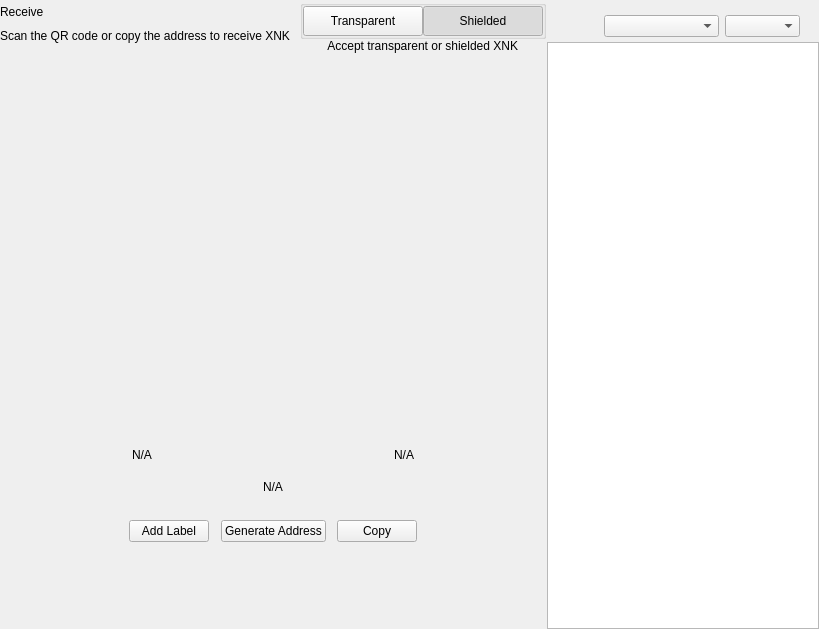
<?xml version="1.0" encoding="UTF-8"?>
<ui version="4.0">
 <class>ReceiveWidget</class>
 <widget class="QWidget" name="ReceiveWidget">
  <property name="geometry">
   <rect>
    <x>0</x>
    <y>0</y>
    <width>819</width>
    <height>629</height>
   </rect>
  </property>
  <property name="minimumSize">
   <size>
    <width>0</width>
    <height>0</height>
   </size>
  </property>
  <property name="windowTitle">
   <string>Form</string>
  </property>
  <layout class="QHBoxLayout" name="horizontalLayout_2" stretch="2,1">
   <property name="spacing">
    <number>0</number>
   </property>
   <property name="leftMargin">
    <number>0</number>
   </property>
   <property name="topMargin">
    <number>0</number>
   </property>
   <property name="rightMargin">
    <number>0</number>
   </property>
   <property name="bottomMargin">
    <number>0</number>
   </property>
   <item>
    <widget class="QWidget" name="left" native="true">
     <layout class="QVBoxLayout" name="verticalLayout_3">
      <property name="leftMargin">
       <number>0</number>
      </property>
      <property name="topMargin">
       <number>0</number>
      </property>
      <property name="rightMargin">
       <number>0</number>
      </property>
      <property name="bottomMargin">
       <number>0</number>
      </property>
      <item>
       <layout class="QVBoxLayout" name="verticalLayout_2">
        <property name="spacing">
         <number>0</number>
        </property>
        <property name="leftMargin">
         <number>0</number>
        </property>
        <item>
         <layout class="QHBoxLayout" name="horizontalLayout_3">
          <property name="spacing">
           <number>0</number>
          </property>
          <item>
           <layout class="QVBoxLayout" name="verticalLayout_4">
            <property name="spacing">
             <number>5</number>
            </property>
            <item>
             <widget class="QLabel" name="labelTitle">
              <property name="text">
               <string>Receive</string>
              </property>
             </widget>
            </item>
            <item alignment="Qt::AlignTop">
             <widget class="QLabel" name="labelSubtitle1">
              <property name="text">
               <string>Scan the QR code or copy the address to receive XNK</string>
              </property>
             </widget>
            </item>
           </layout>
          </item>
          <item>
           <spacer name="horizontalSpacer">
            <property name="orientation">
             <enum>Qt::Horizontal</enum>
            </property>
            <property name="sizeHint" stdset="0">
             <size>
              <width>40</width>
              <height>20</height>
             </size>
            </property>
           </spacer>
          </item>
          <item>
           <widget class="QWidget" name="containerViewPrivacyChecks" native="true">
            <layout class="QVBoxLayout" name="containerPrivacyChecks">
             <property name="spacing">
              <number>0</number>
             </property>
             <property name="leftMargin">
              <number>0</number>
             </property>
             <property name="topMargin">
              <number>0</number>
             </property>
             <property name="rightMargin">
              <number>0</number>
             </property>
             <property name="bottomMargin">
              <number>0</number>
             </property>
             <item alignment="Qt::AlignHCenter|Qt::AlignVCenter">
              <widget class="QGroupBox" name="groupBox">
               <property name="title">
                <string/>
               </property>
               <layout class="QHBoxLayout" name="horizontalLayout_2_1">
                <property name="spacing">
                 <number>0</number>
                </property>
                <property name="leftMargin">
                 <number>0</number>
                </property>
                <property name="topMargin">
                 <number>0</number>
                </property>
                <property name="rightMargin">
                 <number>0</number>
                </property>
                <property name="bottomMargin">
                 <number>0</number>
                </property>
                <item>
                 <widget class="QPushButton" name="pushLeft">
                  <property name="minimumSize">
                   <size>
                    <width>120</width>
                    <height>30</height>
                   </size>
                  </property>
                  <property name="maximumSize">
                   <size>
                    <width>120</width>
                    <height>30</height>
                   </size>
                  </property>
                  <property name="focusPolicy">
                   <enum>Qt::NoFocus</enum>
                  </property>
                  <property name="text">
                   <string>Transparent</string>
                  </property>
                  <property name="checkable">
                   <bool>true</bool>
                  </property>
                  <property name="autoExclusive">
                   <bool>true</bool>
                  </property>
                 </widget>
                </item>
                <item>
                 <widget class="QPushButton" name="pushRight">
                  <property name="minimumSize">
                   <size>
                    <width>120</width>
                    <height>30</height>
                   </size>
                  </property>
                  <property name="maximumSize">
                   <size>
                    <width>120</width>
                    <height>30</height>
                   </size>
                  </property>
                  <property name="focusPolicy">
                   <enum>Qt::NoFocus</enum>
                  </property>
                  <property name="text">
                   <string>Shielded</string>
                  </property>
                  <property name="checkable">
                   <bool>true</bool>
                  </property>
                  <property name="checked">
                   <bool>true</bool>
                  </property>
                  <property name="autoExclusive">
                   <bool>true</bool>
                  </property>
                 </widget>
                </item>
               </layout>
              </widget>
             </item>
             <item alignment="Qt::AlignHCenter|Qt::AlignTop">
              <widget class="QLabel" name="labelSubtitle2">
               <property name="text">
                <string>Accept transparent or shielded XNK</string>
               </property>
               <property name="alignment">
                <set>Qt::AlignRight|Qt::AlignTrailing|Qt::AlignVCenter</set>
               </property>
              </widget>
             </item>
            </layout>
           </widget>
          </item>
         </layout>
        </item>
        <item>
         <spacer name="verticalSpacer_2">
          <property name="orientation">
           <enum>Qt::Vertical</enum>
          </property>
          <property name="sizeType">
           <enum>QSizePolicy::Expanding</enum>
          </property>
          <property name="sizeHint" stdset="0">
           <size>
            <width>20</width>
            <height>50</height>
           </size>
          </property>
         </spacer>
        </item>
        <item alignment="Qt::AlignHCenter">
         <widget class="QWidget" name="layoutQR" native="true">
          <property name="maximumSize">
           <size>
            <width>510</width>
            <height>16777215</height>
           </size>
          </property>
          <layout class="QVBoxLayout" name="verticalLayoutQr">
           <item>
            <spacer name="verticalSpacer11">
             <property name="orientation">
              <enum>Qt::Vertical</enum>
             </property>
             <property name="sizeType">
              <enum>QSizePolicy::Fixed</enum>
             </property>
             <property name="sizeHint" stdset="0">
              <size>
               <width>20</width>
               <height>20</height>
              </size>
             </property>
            </spacer>
           </item>
           <item alignment="Qt::AlignHCenter">
            <widget class="QLabel" name="labelQrImg">
             <property name="minimumSize">
              <size>
               <width>260</width>
               <height>260</height>
              </size>
             </property>
             <property name="maximumSize">
              <size>
               <width>260</width>
               <height>260</height>
              </size>
             </property>
             <property name="text">
              <string/>
             </property>
             <property name="alignment">
              <set>Qt::AlignCenter</set>
             </property>
            </widget>
           </item>
           <item>
            <spacer name="verticalSpacer_21">
             <property name="orientation">
              <enum>Qt::Vertical</enum>
             </property>
             <property name="sizeType">
              <enum>QSizePolicy::Fixed</enum>
             </property>
             <property name="sizeHint" stdset="0">
              <size>
               <width>20</width>
               <height>30</height>
              </size>
             </property>
            </spacer>
           </item>
           <item>
            <widget class="QWidget" name="widget" native="true">
             <property name="minimumSize">
              <size>
               <width>0</width>
               <height>0</height>
              </size>
             </property>
             <layout class="QHBoxLayout" name="horizontalLayout_5">
              <item>
               <widget class="QLabel" name="labelLabel">
                <property name="text">
                 <string notr="true">N/A</string>
                </property>
               </widget>
              </item>
              <item>
               <spacer name="horizontalSpacer_2">
                <property name="orientation">
                 <enum>Qt::Horizontal</enum>
                </property>
                <property name="sizeHint" stdset="0">
                 <size>
                  <width>141</width>
                  <height>20</height>
                 </size>
                </property>
               </spacer>
              </item>
              <item>
               <widget class="QLabel" name="labelDate">
                <property name="text">
                 <string notr="true">N/A</string>
                </property>
                <property name="alignment">
                 <set>Qt::AlignRight|Qt::AlignTrailing|Qt::AlignVCenter</set>
                </property>
               </widget>
              </item>
             </layout>
            </widget>
           </item>
           <item>
            <widget class="QLabel" name="labelAddress">
             <property name="sizePolicy">
              <sizepolicy hsizetype="Expanding" vsizetype="Preferred">
               <horstretch>0</horstretch>
               <verstretch>0</verstretch>
              </sizepolicy>
             </property>
             <property name="minimumSize">
              <size>
               <width>300</width>
               <height>0</height>
              </size>
             </property>
             <property name="text">
              <string notr="true">N/A</string>
             </property>
             <property name="alignment">
              <set>Qt::AlignCenter</set>
             </property>
            </widget>
           </item>
           <item>
            <spacer name="verticalSpacer_4">
             <property name="orientation">
              <enum>Qt::Vertical</enum>
             </property>
             <property name="sizeType">
              <enum>QSizePolicy::Fixed</enum>
             </property>
             <property name="sizeHint" stdset="0">
              <size>
               <width>20</width>
               <height>20</height>
              </size>
             </property>
            </spacer>
           </item>
           <item>
            <layout class="QHBoxLayout" name="horizontalLayout_4">
             <item alignment="Qt::AlignHCenter">
              <widget class="QPushButton" name="pushButtonLabel">
               <property name="focusPolicy">
                <enum>Qt::NoFocus</enum>
               </property>
               <property name="text">
                <string>Add Label</string>
               </property>
              </widget>
             </item>
             <item alignment="Qt::AlignHCenter">
              <widget class="QPushButton" name="pushButtonNewAddress">
               <property name="focusPolicy">
                <enum>Qt::NoFocus</enum>
               </property>
               <property name="text">
                <string>Generate Address</string>
               </property>
              </widget>
             </item>
             <item alignment="Qt::AlignHCenter">
              <widget class="QPushButton" name="pushButtonCopy">
               <property name="focusPolicy">
                <enum>Qt::NoFocus</enum>
               </property>
               <property name="text">
                <string>Copy</string>
               </property>
              </widget>
             </item>
            </layout>
           </item>
           <item>
            <spacer name="verticalSpacer_3">
             <property name="orientation">
              <enum>Qt::Vertical</enum>
             </property>
             <property name="sizeType">
              <enum>QSizePolicy::Expanding</enum>
             </property>
             <property name="sizeHint" stdset="0">
              <size>
               <width>20</width>
               <height>20</height>
              </size>
             </property>
            </spacer>
           </item>
          </layout>
         </widget>
        </item>
        <item>
         <spacer name="verticalSpacer">
          <property name="orientation">
           <enum>Qt::Vertical</enum>
          </property>
          <property name="sizeHint" stdset="0">
           <size>
            <width>20</width>
            <height>40</height>
           </size>
          </property>
         </spacer>
        </item>
       </layout>
      </item>
     </layout>
    </widget>
   </item>
   <item>
    <widget class="QWidget" name="right" native="true">
     <layout class="QVBoxLayout" name="verticalLayout_5">
      <property name="spacing">
       <number>0</number>
      </property>
      <property name="leftMargin">
       <number>1</number>
      </property>
      <property name="topMargin">
       <number>0</number>
      </property>
      <property name="rightMargin">
       <number>0</number>
      </property>
      <property name="bottomMargin">
       <number>0</number>
      </property>
      <item>
       <layout class="QVBoxLayout" name="container_right">
        <property name="spacing">
         <number>0</number>
        </property>
        <property name="leftMargin">
         <number>0</number>
        </property>
        <property name="rightMargin">
         <number>0</number>
        </property>
        <item>
         <layout class="QVBoxLayout" name="verticalLayout">
          <property name="spacing">
           <number>6</number>
          </property>
          <property name="leftMargin">
           <number>19</number>
          </property>
          <property name="rightMargin">
           <number>19</number>
          </property>
          <item>
           <widget class="OptionButton" name="btnRequest" native="true"/>
          </item>
          <item>
           <widget class="OptionButton" name="btnMyAddresses" native="true">
            <property name="sizePolicy">
             <sizepolicy hsizetype="Preferred" vsizetype="Minimum">
              <horstretch>0</horstretch>
              <verstretch>0</verstretch>
             </sizepolicy>
            </property>
           </widget>
          </item>
         </layout>
        </item>
        <item>
         <widget class="QWidget" name="sortWidget" native="true">
          <layout class="QHBoxLayout" name="horizontalLayout_6">
           <property name="leftMargin">
            <number>19</number>
           </property>
           <property name="rightMargin">
            <number>19</number>
           </property>
           <property name="bottomMargin">
            <number>5</number>
           </property>
           <item>
            <spacer name="horizontalSpacer_3">
             <property name="orientation">
              <enum>Qt::Horizontal</enum>
             </property>
             <property name="sizeHint" stdset="0">
              <size>
               <width>40</width>
               <height>20</height>
              </size>
             </property>
            </spacer>
           </item>
           <item>
            <widget class="QComboBox" name="comboBoxSort">
             <property name="sizePolicy">
              <sizepolicy hsizetype="Preferred" vsizetype="Fixed">
               <horstretch>0</horstretch>
               <verstretch>0</verstretch>
              </sizepolicy>
             </property>
             <property name="minimumSize">
              <size>
               <width>115</width>
               <height>0</height>
              </size>
             </property>
            </widget>
           </item>
           <item>
            <widget class="QComboBox" name="comboBoxSortOrder">
             <property name="sizePolicy">
              <sizepolicy hsizetype="Preferred" vsizetype="Fixed">
               <horstretch>0</horstretch>
               <verstretch>0</verstretch>
              </sizepolicy>
             </property>
             <property name="minimumSize">
              <size>
               <width>75</width>
               <height>0</height>
              </size>
             </property>
            </widget>
           </item>
          </layout>
         </widget>
        </item>
        <item>
         <widget class="QListView" name="listViewAddress"/>
        </item>
       </layout>
      </item>
     </layout>
    </widget>
   </item>
  </layout>
 </widget>
 <customwidgets>
  <customwidget>
   <class>OptionButton</class>
   <extends>QWidget</extends>
   <header>qt/encocoin/optionbutton.h</header>
   <container>1</container>
  </customwidget>
 </customwidgets>
 <resources/>
 <connections/>
</ui>
